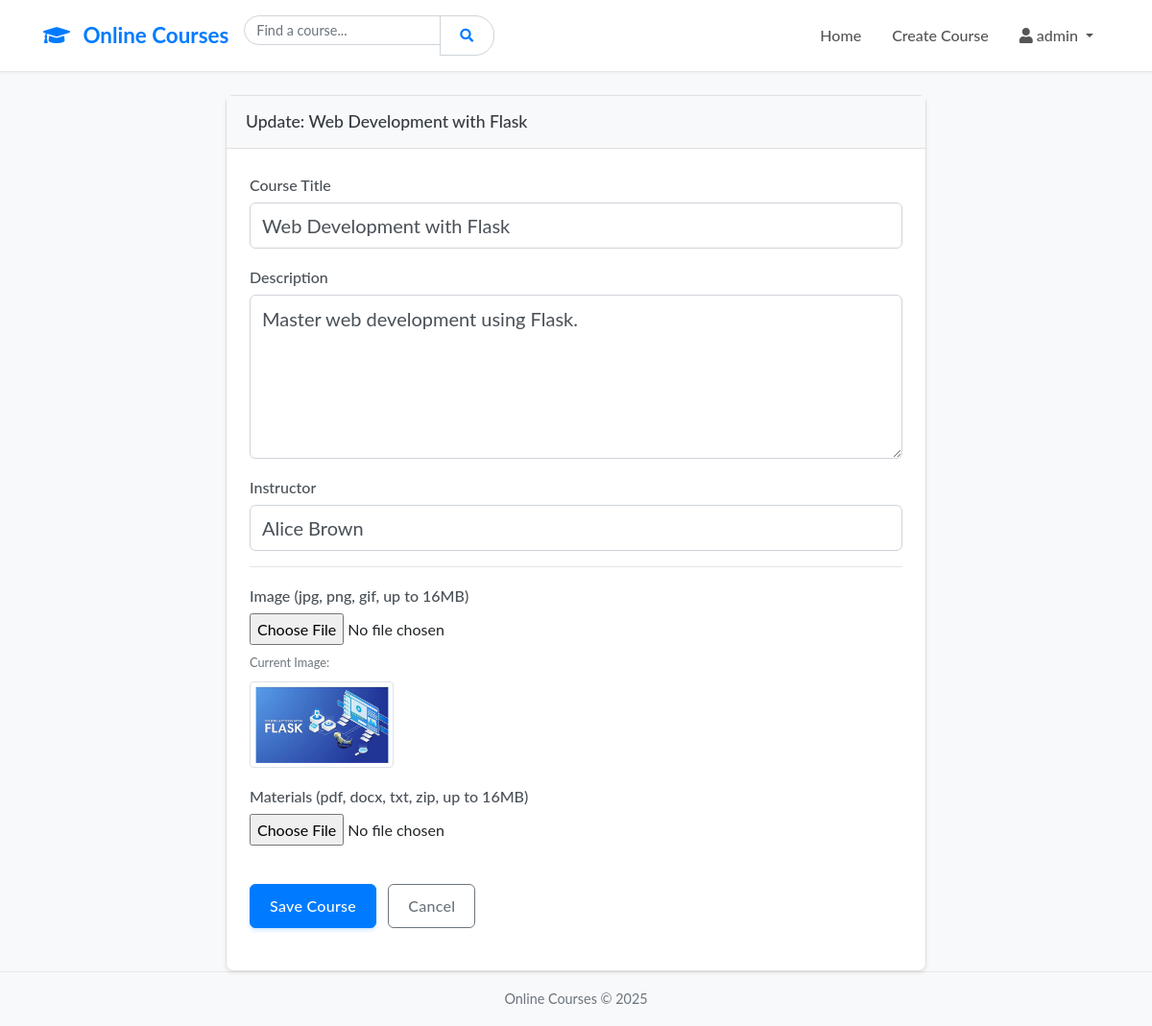
The page /course/3/update (signed in) on the database its author committed.
### app/models.py (models this page shows, shortened)
class User(UserMixin, db.Model):
    id = db.Column(db.Integer, primary_key=True)
    username = db.Column(db.String(64), index=True, unique=True, nullable=False)
    password_hash = db.Column(db.String(256), nullable=False)
    is_admin = db.Column(db.Boolean, default=False, nullable=False)
    courses = db.relationship('Course', backref='creator', lazy='dynamic', cascade="all, delete-orphan")

class Course(db.Model):
    id = db.Column(db.Integer, primary_key=True)
    title = db.Column(db.String(150), index=True, nullable=False)
    description = db.Column(db.Text, nullable=False)
    instructor = db.Column(db.String(100), nullable=False)
    date_posted = db.Column(db.DateTime, nullable=False, default=datetime.utcnow)
    image_filename = db.Column(db.String(100), nullable=True)
    material_filename = db.Column(db.String(100), nullable=True)
    user_id = db.Column(db.Integer, db.ForeignKey('user.id'), nullable=False)

### app/courses/routes.py (the view)
@courses_bp.route('/course/<int:course_id>/update', methods=['GET', 'POST'])
@login_required
def update_course(course_id):
    course = db.get_or_404(Course, course_id)
    if not current_user.is_admin: abort(403)
    form = CourseForm()
    if form.validate_on_submit():
        if form.image.data:
            delete_file_if_exists(course.image_filename, type='images')
            course.image_filename = save_file(form.image.data, type='images')
        if form.material.data:
            delete_file_if_exists(course.material_filename, type='materials')
            course.material_filename = save_file(form.material.data, type='materials')
        course.title = form.title.data
        course.description = form.description.data
        course.instructor = form.instructor.data
        try:
            db.session.commit()
            current_app.logger.info(f'Course ID {course_id} updated by {current_user.username}.')
            flash('Course updated successfully!', 'success')
            return redirect(url_for('courses.course_detail', course_id=course.id))
        except Exception as e:
            db.session.rollback()
            current_app.logger.error(f"Course update error for ID {course_id}: {e}", exc_info=True)
            flash('An error occurred while updating the course.', 'danger')
    elif request.method == 'GET':
        form.title.data = course.title
        form.description.data = course.description
        form.instructor.data = course.instructor
    image_url = None
    if course.image_filename:
        try:
             image_url = url_for('static', filename=os.path.join('uploads', 'images', course.image_filename))
        except Exception as e:
            current_app.logger.warning(f"Could not generate URL for image {course.image_filename}: {e}")
    return render_template('create_course.html', form=form, title='Update Course', legend=f'Update: {course.title}', image_url=image_url, course=course)

### app/forms.py
class CourseForm(FlaskForm):
    title = StringField('Course Title', validators=[DataRequired(), Length(max=150)])
    description = TextAreaField('Description', validators=[DataRequired()])
    instructor = StringField('Instructor', validators=[DataRequired(), Length(max=100)])
    image = FileField('Image (jpg, png, gif, up to 16MB)', validators=[
        FileAllowed(['jpg', 'png', 'jpeg', 'gif'], 'Only images are allowed!'),
        FileSize(max_size=16 * 1024 * 1024, message='File is too large (max 16MB)!')
    ])
    material = FileField('Materials (pdf, docx, txt, zip, up to 16MB)', validators=[
        FileAllowed(['pdf', 'docx', 'txt', 'zip'], 'Only documents or zip archives are allowed!'),
        FileSize(max_size=16 * 1024 * 1024, message='File is too large (max 16MB)!')
    ])
    submit = SubmitField('Save Course')

class SearchForm(FlaskForm):
    query = StringField('Search Courses')
    submit = SubmitField('Search')

### app/main/routes.py (called while the page is built)
@main_bp.app_context_processor
def base():
    form = SearchForm()
    return dict(search_form=form)

### app/models.py (called while the page is built)
@login_manager.user_loader
def load_user(user_id):
    return db.session.get(User, int(user_id))

### app/courses/templates/create_course.html (shortened to what this page needs)
{% extends "layout.html" %}
{% block content %}
<div class="row justify-content-center">
    <div class="col-md-8">
        <div class="card shadow-sm">
             <div class="card-header">{{ legend }}</div>
             <div class="card-body">
                 <form method="POST" enctype="multipart/form-data" action="" novalidate>
                    <fieldset class="form-group">
                        <div class="form-group mb-3">
                            {{ form.title.label(class="form-control-label") }}
                            {% if form.title.errors %}
                                {{ form.title(class="form-control form-control-lg is-invalid") }}
                                <div class="invalid-feedback">
                                    {% for error in form.title.errors %}<span>{{ error }}</span>{% endfor %}
                                </div>
                            {% else %}
                                {{ form.title(class="form-control form-control-lg") }}
                            {% endif %}
                        </div>
                        <div class="form-group mb-3">
                            {{ form.description.label(class="form-control-label") }}
                            {% if form.description.errors %}
                                {{ form.description(class="form-control form-control-lg is-invalid", rows=5) }}
                                <div class="invalid-feedback">
                                    {% for error in form.description.errors %}<span>{{ error }}</span>{% endfor %}
                                </div>
                            {% else %}
                                {{ form.description(class="form-control form-control-lg", rows=5) }}
                            {% endif %}
                        </div>
                        <div class="form-group mb-3">
                            {{ form.instructor.label(class="form-control-label") }}
                            {% if form.instructor.errors %}
                                {{ form.instructor(class="form-control form-control-lg is-invalid") }}
                                <div class="invalid-feedback">
                                    {% for error in form.instructor.errors %}<span>{{ error }}</span>{% endfor %}
                                </div>
                            {% else %}
                                {{ form.instructor(class="form-control form-control-lg") }}
                            {% endif %}
                        </div>
                         <hr>
                         <div class="form-group mb-3">
                            {{ form.image.label(class="form-control-label") }}<br>
                            {{ form.image(class="form-control-file") }}
                            {% if image_url %}
                                <div class="mt-2">
                                    <small class="form-text text-muted d-block mb-1">Current Image:</small>
                                    <img src="{{ url_for('courses.uploaded_file', type='images', filename=course.image_filename) }}" alt="Current Course Image" class="img-thumbnail mt-1" style="max-width: 150px;">
                                </div>
                            {% endif %}
                        </div>
                        <div class="form-group mb-3">
                            {{ form.material.label(class="form-control-label") }}<br>
                            {{ form.material(class="form-control-file") }}
                        </div>
                    </fieldset>
                    <div class="form-group mt-4">
                        {{ form.submit(class="btn btn-primary") }}
                         <a href="{{ url_for('main.courses_view') }}" class="btn btn-outline-secondary ml-2">Cancel</a>
                    </div>
                </form>
             </div>
        </div>
    </div>
</div>
{% endblock %}

### app/templates/layout.html (shortened to what this page needs)
<!DOCTYPE html>
<html lang="en">
<head>
    <link href="https://stackpath.bootstrapcdn.com/bootstrap/4.5.2/css/bootstrap.min.css" rel="stylesheet">
    <link rel="stylesheet" href="https://cdnjs.cloudflare.com/ajax/libs/font-awesome/5.15.3/css/all.min.css">
    <link rel="stylesheet" href="{{ url_for('static', filename='style.css') }}">
</head>
<body>
<nav class="navbar navbar-expand-lg navbar-dark bg-dark mb-4">
    <div class="container">
        <a class="navbar-brand" href="{{ url_for('main.courses_view') }}"><i class="fas fa-graduation-cap"></i> Online Courses</a>
        <div class="collapse navbar-collapse" id="navbarNav">
            <form class="form-inline my-2 my-lg-0 mr-auto" method="GET" action="{{ url_for('main.courses_view') }}">
                <div class="input-group">
                     {{ search_form.query(class="form-control form-control-sm", placeholder="Find a course...", value=request.args.get('query', '')) }}
                    <div class="input-group-append">
                         <button type="submit" class="btn btn-outline-success btn-sm"><i class="fas fa-search"></i></button>
                    </div>
                </div>
            </form>
            <ul class="navbar-nav ml-auto">
                <li class="nav-item {% if request.endpoint == 'main.courses_view' %}active{% endif %}"><a class="nav-link" href="{{ url_for('main.courses_view') }}">Home</a></li>
                {% if current_user.is_authenticated %}
                    {% if current_user.is_admin %}
                        <li class="nav-item {% if request.endpoint == 'courses.create_course' %}active{% endif %}"><a class="nav-link" href="{{ url_for('courses.create_course') }}">Create Course</a></li>
                    {% endif %}
                    <li class="nav-item dropdown">
                        <a class="nav-link dropdown-toggle" href="#" id="navbarUserDropdown" role="button" data-toggle="dropdown" aria-haspopup="true" aria-expanded="false">
                          <i class="fas fa-user"></i> {{ current_user.username }}
                        </a>
                     </li>
                {% endif %}
            </ul>
        </div>
    </div>
</nav>
<main role="main" class="container mt-4">
    {% block content %}{% endblock %}
</main>
<footer class="footer mt-auto py-3 bg-light">
  <div class="container text-center">
    <span class="text-muted">Online Courses &copy; {{ current_year }}</span>
  </div>
</footer>
</body>
</html>

### app/static/style.css (style rules this page uses)
body { font-family: 'Lato', 'Helvetica Neue', Helvetica, Arial, sans-serif; background-color: #f8f9fa; color: #212529; line-height: 1.7; }
.navbar.bg-dark { background-color: #ffffff !important; border-bottom: 1px solid #e7e7e7; box-shadow: 0 1px 3px rgba(0,0,0,0.05); padding-top: 0.8rem; padding-bottom: 0.8rem; }
.navbar-brand { font-weight: 700; font-size: 1.4rem; color: #007bff !important; }
.navbar-brand .fa-graduation-cap { margin-right: 8px; }
.navbar-dark .navbar-nav .nav-link { color: #555 !important; font-weight: 500; padding: 0.5rem 1rem; transition: color 0.2s ease-in-out; }
.navbar .form-control { border-radius: 20px; border-color: #ced4da; font-size: 0.9rem; }
.navbar .btn-outline-success { border-color: #ced4da; color: #007bff; border-radius: 20px; }
.card { border: 1px solid #e0e0e0; border-radius: 8px; box-shadow: 0 4px 12px rgba(0,0,0,0.08); transition: box-shadow 0.3s ease-in-out, transform 0.3s ease-in-out; }
.card-header { background-color: #f8f9fa; border-bottom: 1px solid #e0e0e0; font-size: 1.1rem; font-weight: 500; color: #343a40; }
.card-body { padding: 1.5rem; }
.btn { border-radius: 6px; font-weight: 500; padding: 0.6rem 1.25rem; transition: all 0.2s ease-in-out; letter-spacing: 0.3px; }
.btn-primary { background-color: #007bff; border-color: #007bff; box-shadow: 0 2px 4px rgba(0,123,255,0.2); }
.btn-outline-secondary { color: #6c757d; border-color: #6c757d; }
.form-control { border-radius: 6px; border: 1px solid #ced4da; padding: 0.6rem 0.75rem; transition: border-color .15s ease-in-out,box-shadow .15s ease-in-out; }
.form-control-label, label { font-weight: 500; margin-bottom: 0.3rem; color: #495057; }
.form-group { margin-bottom: 1.25rem; }
.footer { background-color: #ffffff; border-top: 1px solid #e7e7e7; color: #6c757d; padding: 1.5rem 0; font-size: 0.9rem; }

### rows shown on the page
User: username "admin"
Course: title "Web Development with Flask", description "Master web development using Flask.", instructor "Alice Brown", image_filename (picture)

### other values the page prints
{{ legend }} "Update: Web Development with Flask"
